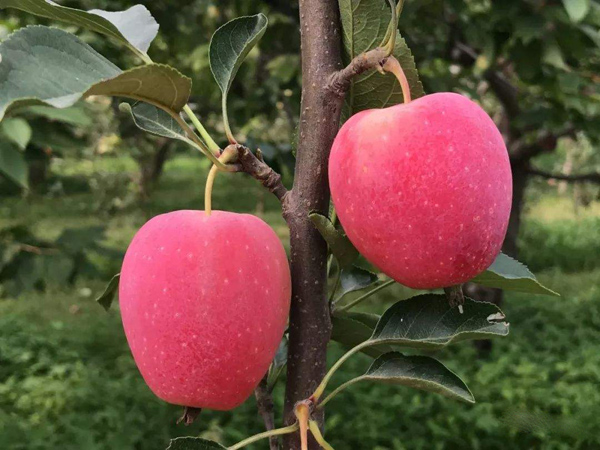
#> input picture Mid_Examen/apple.jpg, 600 x 450 px
$ python 2.py
#> lines starting #> are read from the running program, lines starting #| are printed output that depends on the picture; after the words box and inside, x2 and y2 are one past the last pixel; in counts of white or black regions, pixels touching at a corner belong together
import cv2 as cv
import numpy as np

kernel = np.ones((5,5),np.uint8)

img = cv.imread("apple.jpg")
#> img is the input picture: shape (450, 600, 3); mean B, G, R 62.4, 80.3, 102.7


gray = cv.cvtColor(img, cv.COLOR_BGR2GRAY)
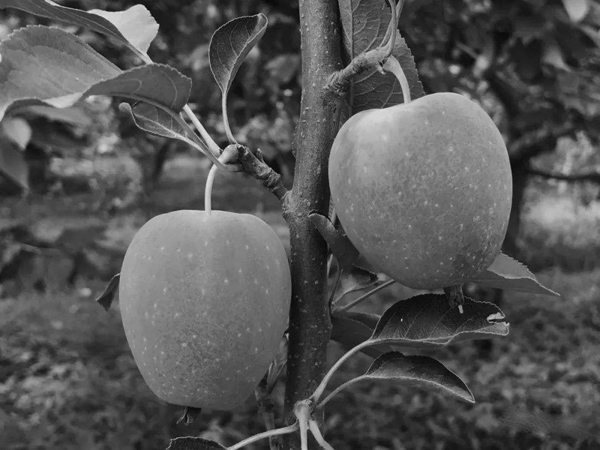
#> gray: shape (450, 600); min 4, max 230, mean 84.9
hsv = cv.cvtColor(img, cv.COLOR_BGR2HSV)
#> hsv: shape (450, 600, 3); mean H, S, V 65.3, 122.3, 111.1
(H,S,V) = cv.split(hsv)
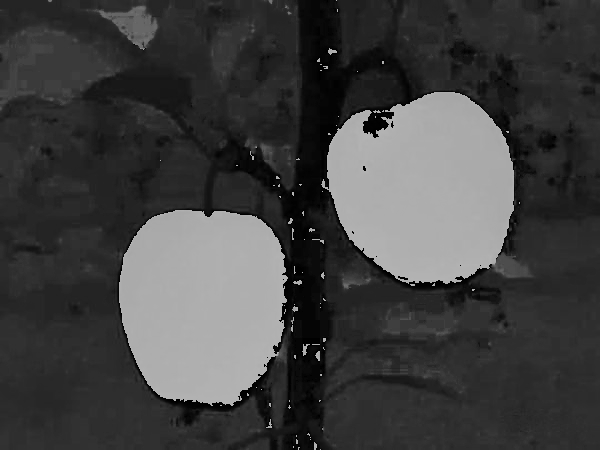
#> H: shape (450, 600); min 0, max 179, mean 65.3
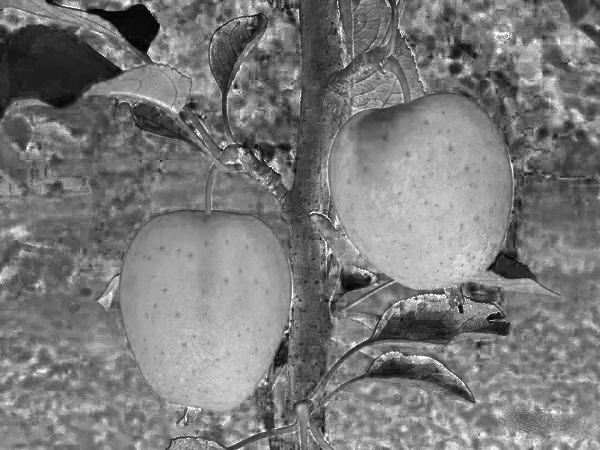
#> S: shape (450, 600); min 0, max 255, mean 122.3


#紅色在HUE中是220~360和0~20度/360*255轉換成0~255
ret,H1 = cv.threshold(H.copy(),155,255,cv.THRESH_BINARY)
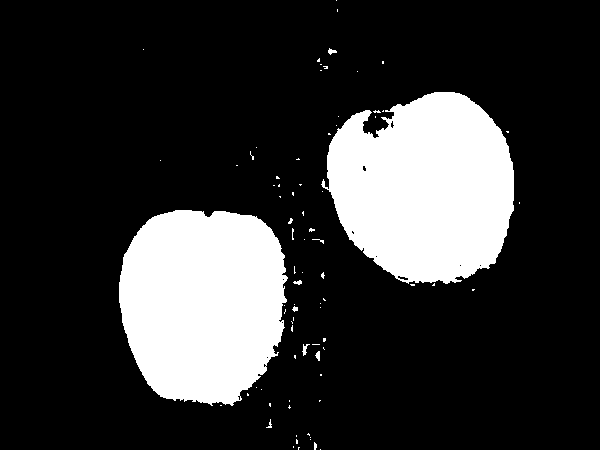
#> H1: shape (450, 600); 20.4% white; 80 white regions (72 under 20 px), largest, box (x1, y1, x2, y2) and area: (321, 92, 514, 284) 27698, (119, 210, 288, 406) 26796, (302, 344, 310, 356) 41
ret,H2 = cv.threshold(H.copy(),5,255,cv.THRESH_BINARY_INV)
#> H2: shape (450, 600); 3.2% white; 249 white regions (220 under 20 px), largest, box (x1, y1, x2, y2) and area: (272, 230, 320, 364) 2159, (298, 26, 344, 189) 2050, (284, 181, 321, 247) 905
ret,V = cv.threshold(V,127,255,cv.THRESH_BINARY)
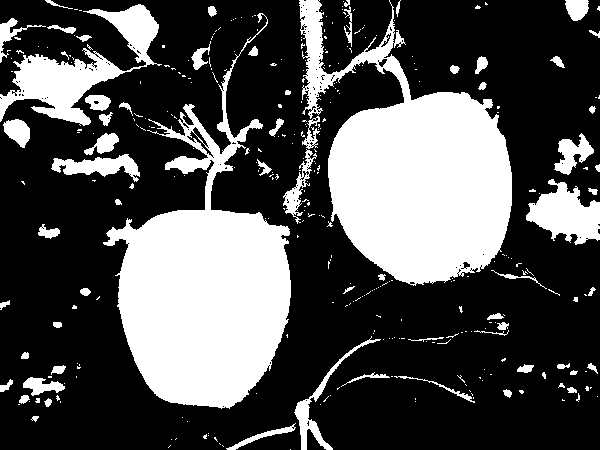
#> V: shape (450, 600); 31% white; 341 white regions (271 under 20 px), largest, box (x1, y1, x2, y2) and area: (299, 0, 512, 286) 31649, (103, 13, 291, 409) 31551, (0, 4, 162, 126) 6348
H = cv.bitwise_or(H1,H2)
#> H: shape (450, 600); 23.6% white; 123 white regions (99 under 20 px), largest, box (x1, y1, x2, y2) and area: (298, 26, 515, 288) 31259, (118, 209, 320, 409) 30014, (284, 181, 325, 248) 1012
res = cv.bitwise_and(H,V)
#> res: shape (450, 600); 21% white; 63 white regions (55 under 20 px), largest, box (x1, y1, x2, y2) and area: (328, 92, 512, 286) 27967, (118, 210, 291, 409) 27785, (310, 26, 329, 94) 448
closing = cv.morphologyEx(res, cv.MORPH_CLOSE, kernel)
#> closing: shape (450, 600); 21.2% white; 31 white regions (25 under 20 px), largest, box (x1, y1, x2, y2) and area: (328, 84, 512, 286) 28165, (118, 210, 291, 409) 27806, (310, 26, 340, 94) 631, (285, 165, 320, 224) 535, (301, 395, 313, 404) 41, (272, 174, 279, 180) 29
opening = cv.morphologyEx(closing, cv.MORPH_OPEN, kernel)
#> opening: shape (450, 600); 21.1% white; 6 white regions, box (x1, y1, x2, y2) and area: (328, 92, 512, 285) 28120, (118, 210, 291, 408) 27804, (314, 47, 335, 93) 468, (288, 190, 301, 217) 261, (298, 168, 310, 187) 185, (315, 27, 322, 40) 65
Canny = cv.Canny(opening, 100, 160)
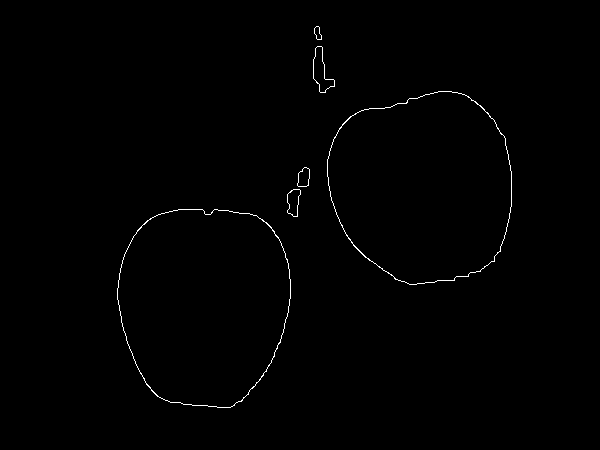
#> Canny: shape (450, 600); 0.56% white in thin lines or dots, all inside (x1, y1, x2, y2) = (117, 26, 512, 408)


(cnts, _) = cv.findContours(Canny.copy(), cv.RETR_EXTERNAL, cv.CHAIN_APPROX_SIMPLE)
#> cnts = 6 contours; box (x1, y1, x2, y2) and area: (327, 91, 512, 285) 28126, (117, 209, 291, 408) 27828, (313, 46, 335, 93) 468, (287, 189, 301, 217) 258, (297, 167, 310, 187) 180, (314, 26, 322, 40) 62
clone = img.copy()

i = 1
for c in cnts:
    area = cv.contourArea(c)
    if area > 10000:
        perimeter = cv.arcLength(c, True)
        cv.drawContours(clone, c, -1, (0, 255, 0), 2)
        M = cv.moments(c)
        cX = int(M["m10"] / M["m00"])
        cY = int(M["m01"] / M["m00"])
        cv.circle(clone, (cX, cY), 10, (1, 227, 254), -1)
        aeraT = "aera:"+str(area)
        perieterT = "perimeter:"+str(perimeter)
        cv.putText(clone,aeraT ,(cX-60, cY+30),cv.FONT_HERSHEY_DUPLEX,1, (1, 227, 254), 1, cv.LINE_AA)
        cv.putText(clone,perieterT ,(cX-60, cY+60),cv.FONT_HERSHEY_DUPLEX,1, (1, 227, 254), 1, cv.LINE_AA)
        print("Contour #%d — area: %.2f, perimeter: %.2f" % (i , area, perimeter))
        cv.putText(clone, "#%d" % (i), (cX - 20, cY), cv.FONT_HERSHEY_SIMPLEX, 1.1, (252, 197, 5), 3)
        i += 1;
#> this loop made 6 passes
#> (area, perimeter, cX, cY, aeraT, perieterT, i) on passes 1, 4: (27828.5, 642.5, 203, 303, 'aera:27828.5', 'perimeter:642.4579311609268', 2), (28126, 643.9, 422, 186, 'aera:28126.0', 'perimeter:643.8721443414688', 3)
#> area on passes 2, 3, 5, 6: 257.5, 180.5, 468.5, 62
#| Contour #1 — area: 27828.50, perimeter: 642.46
#| Contour #2 — area: 28126.00, perimeter: 643.87
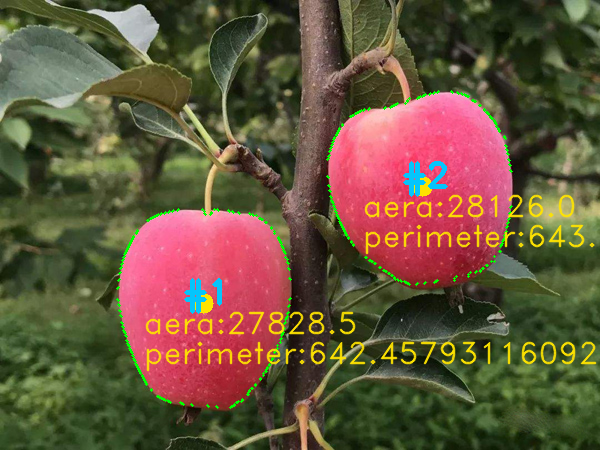
#> clone: shape (450, 600, 3); 4.8% of pixels changed, all inside (x1, y1, x2, y2) = (116, 90, 597, 409)
#> after the loop, i = 3

#cv.imshow("Apple", img)
cv.imshow("Apple V", V)
cv.imshow("Apple H", H)
cv.imshow("Apple AND", Canny)
cv.imshow("Apple Contours", clone)
cv.waitKey()
cv.destroyAllWindows()
